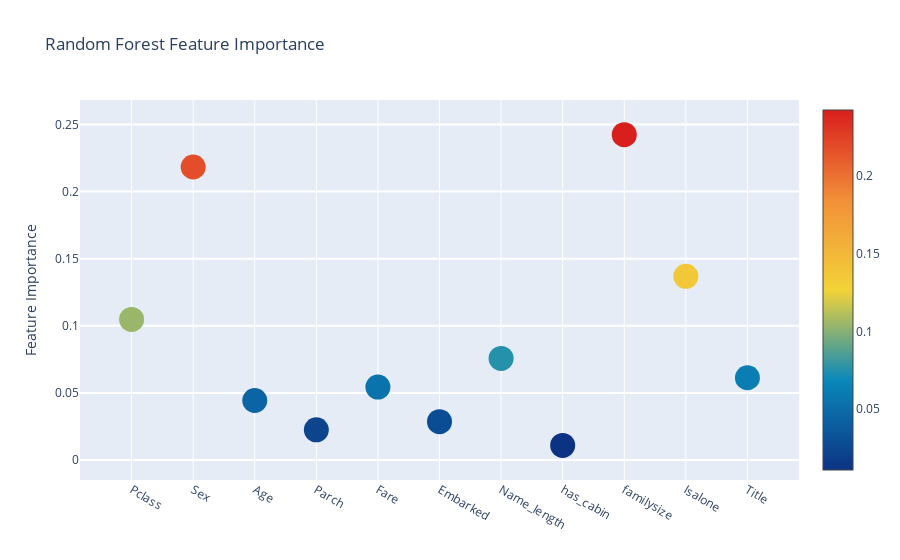
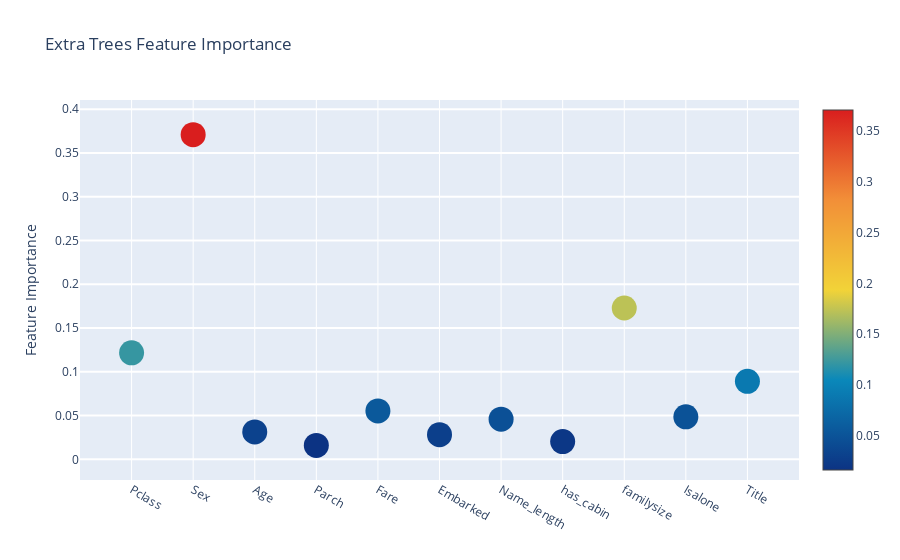
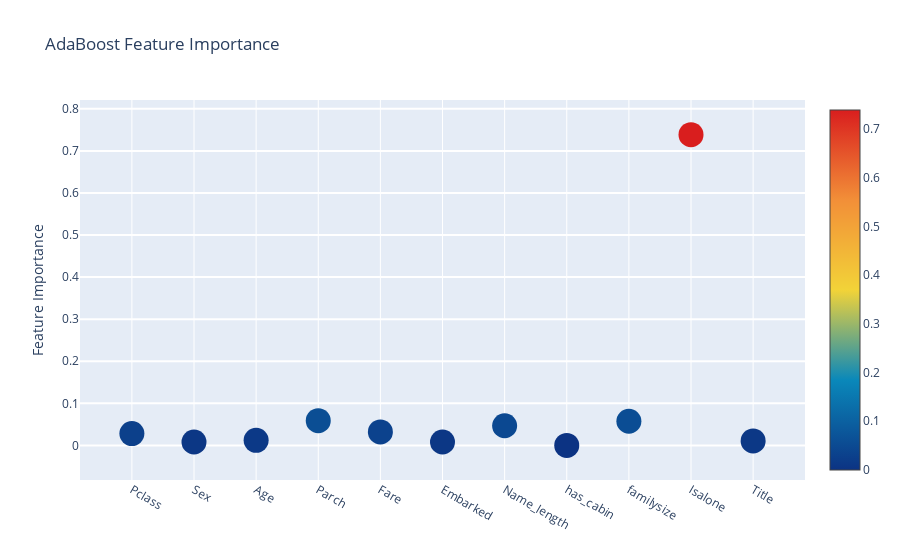
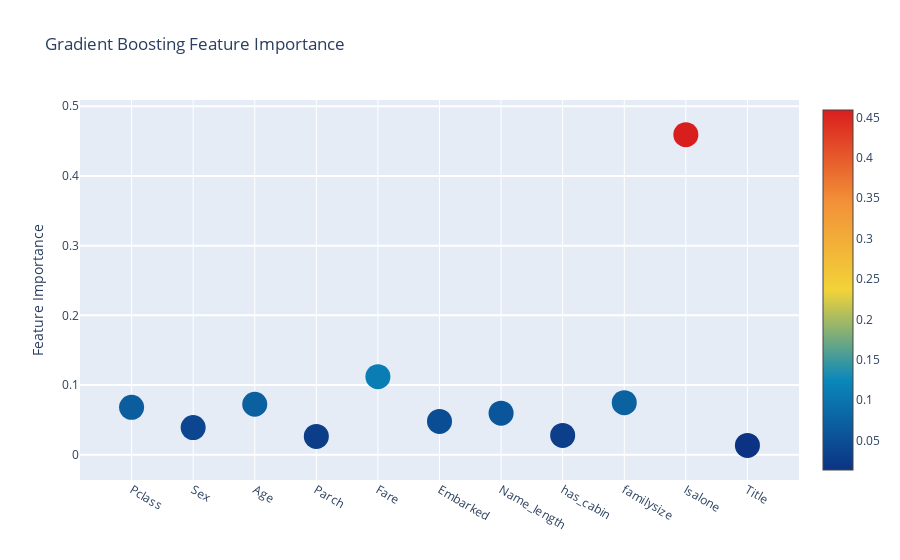

Here is the notebook cell these charts were saved with, in order:
### Markdown cell above
#### 交叉特征（散点图）Interactive feature importances via Plotly scatterplots

使用交互式 Plotly 包，通过绘图散点图可视化不同分类器的特征重要性值，方法是调用“散点”

### Code cell
# Scatter plot 
trace = go.Scatter(
    y = feature_dataframe['Random Forest feature importances'].values,
    x = feature_dataframe['features'].values,
    mode='markers',
    marker=dict(
        sizemode = 'diameter',
        sizeref = 1,
        size = 25,
#       size= feature_dataframe['AdaBoost feature importances'].values,
        #color = np.random.randn(500), #set color equal to a variable
        color = feature_dataframe['Random Forest feature importances'].values,
        colorscale='Portland',
        showscale=True
    ),
    text = feature_dataframe['features'].values
)
data = [trace]

layout= go.Layout(
    autosize= True,
    title= 'Random Forest Feature Importance',
    hovermode= 'closest',
#     xaxis= dict(
#         title= 'Pop',
#         ticklen= 5,
#         zeroline= False,
#         gridwidth= 2,
#     ),
    yaxis=dict(
        title= 'Feature Importance',
        ticklen= 5,
        gridwidth= 2
    ),
    showlegend= False
)
fig = go.Figure(data=data, layout=layout)
py.iplot(fig,filename='scatter2010')

# Scatter plot 
trace = go.Scatter(
    y = feature_dataframe['Extra Trees  feature importances'].values,
    x = feature_dataframe['features'].values,
    mode='markers',
    marker=dict(
        sizemode = 'diameter',
        sizeref = 1,
        size = 25,
#       size= feature_dataframe['AdaBoost feature importances'].values,
        #color = np.random.randn(500), #set color equal to a variable
        color = feature_dataframe['Extra Trees  feature importances'].values,
        colorscale='Portland',
        showscale=True
    ),
    text = feature_dataframe['features'].values
)
data = [trace]

layout= go.Layout(
    autosize= True,
    title= 'Extra Trees Feature Importance',
    hovermode= 'closest',
#     xaxis= dict(
#         title= 'Pop',
#         ticklen= 5,
#         zeroline= False,
#         gridwidth= 2,
#     ),
    yaxis=dict(
        title= 'Feature Importance',
        ticklen= 5,
        gridwidth= 2
    ),
    showlegend= False
)
fig = go.Figure(data=data, layout=layout)
py.iplot(fig,filename='scatter2010')

# Scatter plot 
trace = go.Scatter(
    y = feature_dataframe['AdaBoost feature importances'].values,
    x = feature_dataframe['features'].values,
    mode='markers',
    marker=dict(
        sizemode = 'diameter',
        sizeref = 1,
        size = 25,
#       size= feature_dataframe['AdaBoost feature importances'].values,
        #color = np.random.randn(500), #set color equal to a variable
        color = feature_dataframe['AdaBoost feature importances'].values,
        colorscale='Portland',
        showscale=True
    ),
    text = feature_dataframe['features'].values
)
data = [trace]

layout= go.Layout(
    autosize= True,
    title= 'AdaBoost Feature Importance',
    hovermode= 'closest',
#     xaxis= dict(
#         title= 'Pop',
#         ticklen= 5,
#         zeroline= False,
#         gridwidth= 2,
#     ),
    yaxis=dict(
        title= 'Feature Importance',
        ticklen= 5,
        gridwidth= 2
    ),
    showlegend= False
)
fig = go.Figure(data=data, layout=layout)
py.iplot(fig,filename='scatter2010')

# Scatter plot 
trace = go.Scatter(
    y = feature_dataframe['Gradient Boost feature importances'].values,
    x = feature_dataframe['features'].values,
    mode='markers',
    marker=dict(
        sizemode = 'diameter',
        sizeref = 1,
        size = 25,
#       size= feature_dataframe['AdaBoost feature importances'].values,
        #color = np.random.randn(500), #set color equal to a variable
        color = feature_dataframe['Gradient Boost feature importances'].values,
        colorscale='Portland',
        showscale=True
    ),
    text = feature_dataframe['features'].values
)
data = [trace]

layout= go.Layout(
    autosize= True,
    title= 'Gradient Boosting Feature Importance',
    hovermode= 'closest',
#     xaxis= dict(
#         title= 'Pop',
#         ticklen= 5,
#         zeroline= False,
#         gridwidth= 2,
#     ),
    yaxis=dict(
        title= 'Feature Importance',
        ticklen= 5,
        gridwidth= 2
    ),
    showlegend= False
)
fig = go.Figure(data=data, layout=layout)
py.iplot(fig,filename='scatter2010')

### Figure 1 — Plotly figure (JSON) as saved in the notebook; plotly's stock layout.template omitted (floating-point values rounded to 4 significant figures)
{"data": [{"marker": {"color": [0.1047, 0.2184, 0.04433, 0.02249, 0.05433, 0.02854, 0.0757, 0.01088, 0.2425, 0.1369, 0.06128], "colorscale": [[0, "rgb(12,51,131)"], [0.25, "rgb(10,136,186)"], [0.5, "rgb(242,211,56)"], [0.75, "rgb(242,143,56)"], [1, "rgb(217,30,30)"]], "showscale": true, "size": 25, "sizemode": "diameter", "sizeref": 1}, "mode": "markers", "text": ["Pclass", "Sex", "Age", "Parch", "Fare", "Embarked", "Name_length", "has_cabin", "familysize", "Isalone", "Title"], "type": "scatter", "x": ["Pclass", "Sex", "Age", "Parch", "Fare", "Embarked", "Name_length", "has_cabin", "familysize", "Isalone", "Title"], "y": [0.1047, 0.2184, 0.04433, 0.02249, 0.05433, 0.02854, 0.0757, 0.01088, 0.2425, 0.1369, 0.06128]}], "layout": {"autosize": true, "hovermode": "closest", "showlegend": false, "title": {"text": "Random Forest Feature Importance"}, "yaxis": {"gridwidth": 2, "ticklen": 5, "title": {"text": "Feature Importance"}}}}

### Figure 2 — Plotly figure (JSON) as saved in the notebook; plotly's stock layout.template omitted (floating-point values rounded to 4 significant figures)
{"data": [{"marker": {"color": [0.1217, 0.371, 0.0313, 0.01592, 0.05526, 0.02816, 0.0459, 0.0203, 0.1729, 0.04854, 0.0891], "colorscale": [[0, "rgb(12,51,131)"], [0.25, "rgb(10,136,186)"], [0.5, "rgb(242,211,56)"], [0.75, "rgb(242,143,56)"], [1, "rgb(217,30,30)"]], "showscale": true, "size": 25, "sizemode": "diameter", "sizeref": 1}, "mode": "markers", "text": ["Pclass", "Sex", "Age", "Parch", "Fare", "Embarked", "Name_length", "has_cabin", "familysize", "Isalone", "Title"], "type": "scatter", "x": ["Pclass", "Sex", "Age", "Parch", "Fare", "Embarked", "Name_length", "has_cabin", "familysize", "Isalone", "Title"], "y": [0.1217, 0.371, 0.0313, 0.01592, 0.05526, 0.02816, 0.0459, 0.0203, 0.1729, 0.04854, 0.0891]}], "layout": {"autosize": true, "hovermode": "closest", "showlegend": false, "title": {"text": "Extra Trees Feature Importance"}, "yaxis": {"gridwidth": 2, "ticklen": 5, "title": {"text": "Feature Importance"}}}}

### Figure 3 — Plotly figure (JSON) as saved in the notebook; plotly's stock layout.template omitted (floating-point values rounded to 4 significant figures)
{"data": [{"marker": {"color": [0.028, 0.008, 0.012, 0.05867, 0.032, 0.008, 0.04667, 0, 0.05733, 0.7387, 0.01067], "colorscale": [[0, "rgb(12,51,131)"], [0.25, "rgb(10,136,186)"], [0.5, "rgb(242,211,56)"], [0.75, "rgb(242,143,56)"], [1, "rgb(217,30,30)"]], "showscale": true, "size": 25, "sizemode": "diameter", "sizeref": 1}, "mode": "markers", "text": ["Pclass", "Sex", "Age", "Parch", "Fare", "Embarked", "Name_length", "has_cabin", "familysize", "Isalone", "Title"], "type": "scatter", "x": ["Pclass", "Sex", "Age", "Parch", "Fare", "Embarked", "Name_length", "has_cabin", "familysize", "Isalone", "Title"], "y": [0.028, 0.008, 0.012, 0.05867, 0.032, 0.008, 0.04667, 0, 0.05733, 0.7387, 0.01067]}], "layout": {"autosize": true, "hovermode": "closest", "showlegend": false, "title": {"text": "AdaBoost Feature Importance"}, "yaxis": {"gridwidth": 2, "ticklen": 5, "title": {"text": "Feature Importance"}}}}

### Figure 4 — Plotly figure (JSON) as saved in the notebook; plotly's stock layout.template omitted (floating-point values rounded to 4 significant figures)
{"data": [{"marker": {"color": [0.06796, 0.03889, 0.07238, 0.02629, 0.1119, 0.04779, 0.05966, 0.02775, 0.07463, 0.4593, 0.0134], "colorscale": [[0, "rgb(12,51,131)"], [0.25, "rgb(10,136,186)"], [0.5, "rgb(242,211,56)"], [0.75, "rgb(242,143,56)"], [1, "rgb(217,30,30)"]], "showscale": true, "size": 25, "sizemode": "diameter", "sizeref": 1}, "mode": "markers", "text": ["Pclass", "Sex", "Age", "Parch", "Fare", "Embarked", "Name_length", "has_cabin", "familysize", "Isalone", "Title"], "type": "scatter", "x": ["Pclass", "Sex", "Age", "Parch", "Fare", "Embarked", "Name_length", "has_cabin", "familysize", "Isalone", "Title"], "y": [0.06796, 0.03889, 0.07238, 0.02629, 0.1119, 0.04779, 0.05966, 0.02775, 0.07463, 0.4593, 0.0134]}], "layout": {"autosize": true, "hovermode": "closest", "showlegend": false, "title": {"text": "Gradient Boosting Feature Importance"}, "yaxis": {"gridwidth": 2, "ticklen": 5, "title": {"text": "Feature Importance"}}}}
